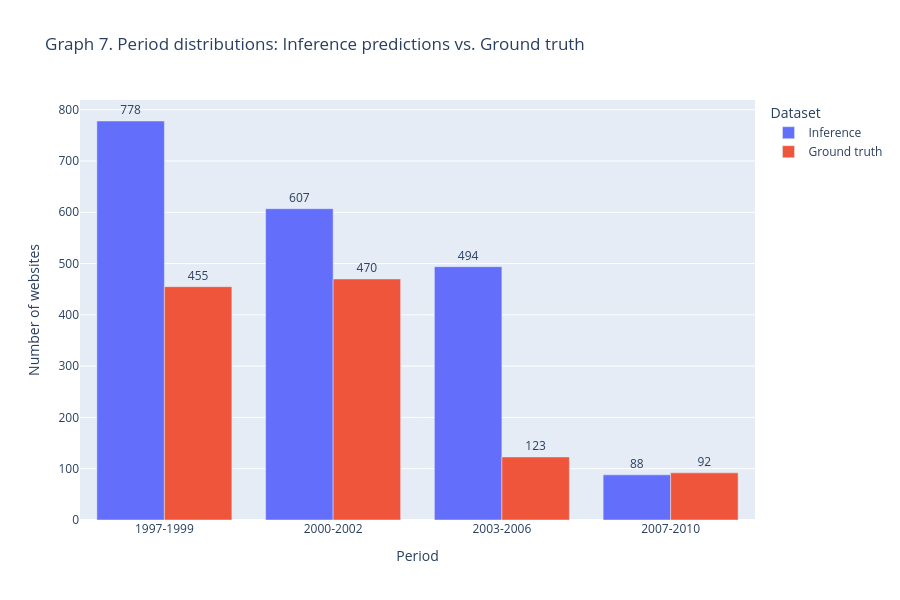

Notebook cell for this chart:
### Markdown cell above
## 3.3 Inference predictions & Ground truth
What would be the distribution of the dataset, if we would annotate websites, using the model's predictions and the ground truth created with the labeling functions?

### Code cell
import pandas as pd
import plotly.express as px

#Load inference data
inference_df = pd.read_json('../output/inference_annotated.jsonl', lines=True)
counts_inf = inference_df['predicted_period'].value_counts().reset_index()
counts_inf.columns = ['period', 'count']
counts_inf['Dataset'] = 'Inference'

# Load ground truth data
ground_truth = pd.read_json('../training/train_w13.jsonl', lines=True)
counts_gt = ground_truth['period_bucket'].value_counts().reset_index()
counts_gt.columns = ['period', 'count']
counts_gt['Dataset'] = 'Ground truth'

# Combine datasets
combined_df = pd.concat([counts_inf, counts_gt], ignore_index=True)

# Format buckets consistently for BOTH datasets to avoid mismatch bugs
combined_df['period'] = combined_df['period'].astype(str).replace({
    '19971999': '1997-1999',
    '20002002': '2000-2002',
    '20032006': '2003-2006',
    '20072010': '2007-2010',
    'post_2010': 'Post 2010'
})

# Define the correct chronological order
period_order = ['1997-1999', '2000-2002', '2003-2006', '2007-2010', 'Post 2010']

# Plot the comparison
fig = px.bar(combined_df, 
             x='period', 
             y='count', 
             color='Dataset', 
             barmode='group',
             title="Graph 7. Period distributions: Inference predictions vs. Ground truth",
             labels={'period': 'Period', 'count': 'Number of websites'},
             text_auto=True,
             category_orders={'period': period_order},
             height=600)

# Move text outside the bars for readability
fig.update_traces(textposition='outside')

fig.show()

### Figure 1 — Plotly figure (JSON) as saved in the notebook; plotly's stock layout.template omitted (floating-point values rounded to 4 significant figures)
{"data": [{"alignmentgroup": "True", "hovertemplate": "Dataset=Inference<br>Period=%{x}<br>Number of websites=%{y}<extra></extra>", "legendgroup": "Inference", "marker": {"color": "#636efa", "pattern": {"shape": ""}}, "name": "Inference", "offsetgroup": "Inference", "orientation": "v", "showlegend": true, "textposition": "outside", "texttemplate": "%{y}", "type": "bar", "x": ["1997-1999", "2000-2002", "2003-2006", "2007-2010"], "xaxis": "x", "y": [778, 607, 494, 88], "yaxis": "y"}, {"alignmentgroup": "True", "hovertemplate": "Dataset=Ground truth<br>Period=%{x}<br>Number of websites=%{y}<extra></extra>", "legendgroup": "Ground truth", "marker": {"color": "#EF553B", "pattern": {"shape": ""}}, "name": "Ground truth", "offsetgroup": "Ground truth", "orientation": "v", "showlegend": true, "textposition": "outside", "texttemplate": "%{y}", "type": "bar", "x": ["2000-2002", "1997-1999", "2003-2006", "2007-2010"], "xaxis": "x", "y": [470, 455, 123, 92], "yaxis": "y"}], "layout": {"barmode": "group", "height": 600, "legend": {"title": {"text": "Dataset"}, "tracegroupgap": 0}, "title": {"text": "Graph 7. Period distributions: Inference predictions vs. Ground truth"}, "xaxis": {"anchor": "y", "categoryarray": ["1997-1999", "2000-2002", "2003-2006", "2007-2010", "Post 2010"], "categoryorder": "array", "domain": [0, 1], "title": {"text": "Period"}}, "yaxis": {"anchor": "x", "domain": [0, 1], "title": {"text": "Number of websites"}}}}
